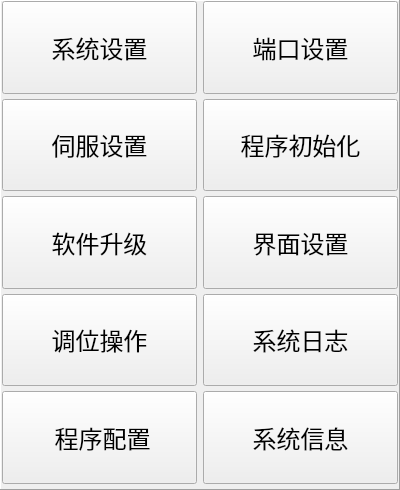
<?xml version="1.0" encoding="UTF-8"?>
<ui version="4.0">
 <class>Formmenu</class>
 <widget class="QWidget" name="Formmenu">
  <property name="geometry">
   <rect>
    <x>0</x>
    <y>0</y>
    <width>400</width>
    <height>490</height>
   </rect>
  </property>
  <property name="sizePolicy">
   <sizepolicy hsizetype="Fixed" vsizetype="Fixed">
    <horstretch>0</horstretch>
    <verstretch>0</verstretch>
   </sizepolicy>
  </property>
  <property name="minimumSize">
   <size>
    <width>400</width>
    <height>490</height>
   </size>
  </property>
  <property name="maximumSize">
   <size>
    <width>800</width>
    <height>490</height>
   </size>
  </property>
  <property name="font">
   <font>
    <family>微软雅黑</family>
    <pointsize>8</pointsize>
   </font>
  </property>
  <property name="windowTitle">
   <string notr="true">功能画面</string>
  </property>
  <layout class="QGridLayout" name="gridLayoutForm">
   <property name="margin">
    <number>0</number>
   </property>
   <property name="spacing">
    <number>0</number>
   </property>
   <item row="0" column="0">
    <widget class="QFrame" name="frameMenu">
     <property name="sizePolicy">
      <sizepolicy hsizetype="Expanding" vsizetype="Expanding">
       <horstretch>0</horstretch>
       <verstretch>0</verstretch>
      </sizepolicy>
     </property>
     <property name="maximumSize">
      <size>
       <width>16777215</width>
       <height>16777215</height>
      </size>
     </property>
     <property name="font">
      <font>
       <family>微软雅黑</family>
       <pointsize>8</pointsize>
      </font>
     </property>
     <property name="focusPolicy">
      <enum>Qt::NoFocus</enum>
     </property>
     <property name="styleSheet">
      <string notr="true">/* Set the toolbutton style */

QToolButton
{
/*	color: white;*/
	
	background-color: rgb(220, 220, 220);
}
QToolButton:!pressed
{

/*	border-image: url(:/img/widget/ServoBtnNormal.png) 12 12 12 12;*/
	border-top: 12px transparent;
	border-right: 12px transparent;
	border-bottom: 12px transparent;
	border-left: 12px transparent;
}


QToolButton:pressed
{
/*	border-image: url(:/img/widget/ServoBtnNormal.png) 12 12 12 12;*/
	border-top: 12px transparent;
	border-right: 12px transparent;
	border-bottom: 12px transparent;
	border-left: 12px transparent;
}
</string>
     </property>
     <property name="frameShape">
      <enum>QFrame::Panel</enum>
     </property>
     <property name="frameShadow">
      <enum>QFrame::Raised</enum>
     </property>
     <property name="IsMainArea" stdset="0">
      <bool>true</bool>
     </property>
     <layout class="QGridLayout" name="gridLayout">
      <property name="leftMargin">
       <number>0</number>
      </property>
      <property name="topMargin">
       <number>0</number>
      </property>
      <property name="rightMargin">
       <number>0</number>
      </property>
      <property name="bottomMargin">
       <number>5</number>
      </property>
      <property name="spacing">
       <number>5</number>
      </property>
      <item row="1" column="1">
       <widget class="QPushButton" name="toolButtonVarInit">
        <property name="sizePolicy">
         <sizepolicy hsizetype="Fixed" vsizetype="Expanding">
          <horstretch>0</horstretch>
          <verstretch>0</verstretch>
         </sizepolicy>
        </property>
        <property name="minimumSize">
         <size>
          <width>195</width>
          <height>0</height>
         </size>
        </property>
        <property name="maximumSize">
         <size>
          <width>195</width>
          <height>98</height>
         </size>
        </property>
        <property name="font">
         <font>
          <family>微软雅黑</family>
          <pointsize>18</pointsize>
          <weight>50</weight>
          <bold>false</bold>
         </font>
        </property>
        <property name="focusPolicy">
         <enum>Qt::NoFocus</enum>
        </property>
        <property name="styleSheet">
         <string notr="true"/>
        </property>
        <property name="text">
         <string>程序初始化</string>
        </property>
        <property name="icon">
         <iconset resource="../xPad.qrc">
          <normaloff>:/img/64X64/ElecGear.png</normaloff>:/img/64X64/ElecGear.png</iconset>
        </property>
        <property name="iconSize">
         <size>
          <width>64</width>
          <height>64</height>
         </size>
        </property>
       </widget>
      </item>
      <item row="2" column="1">
       <widget class="QPushButton" name="toolButtonUiSetup">
        <property name="sizePolicy">
         <sizepolicy hsizetype="Fixed" vsizetype="Expanding">
          <horstretch>0</horstretch>
          <verstretch>0</verstretch>
         </sizepolicy>
        </property>
        <property name="minimumSize">
         <size>
          <width>195</width>
          <height>0</height>
         </size>
        </property>
        <property name="maximumSize">
         <size>
          <width>195</width>
          <height>98</height>
         </size>
        </property>
        <property name="font">
         <font>
          <family>微软雅黑</family>
          <pointsize>18</pointsize>
          <weight>50</weight>
          <bold>false</bold>
         </font>
        </property>
        <property name="focusPolicy">
         <enum>Qt::NoFocus</enum>
        </property>
        <property name="text">
         <string>界面设置</string>
        </property>
        <property name="icon">
         <iconset resource="../xPad.qrc">
          <normaloff>:/img/64X64/UiSetup.png</normaloff>:/img/64X64/UiSetup.png</iconset>
        </property>
        <property name="iconSize">
         <size>
          <width>64</width>
          <height>64</height>
         </size>
        </property>
       </widget>
      </item>
      <item row="5" column="1">
       <widget class="QPushButton" name="toolButtonInformation">
        <property name="sizePolicy">
         <sizepolicy hsizetype="Fixed" vsizetype="Expanding">
          <horstretch>0</horstretch>
          <verstretch>0</verstretch>
         </sizepolicy>
        </property>
        <property name="minimumSize">
         <size>
          <width>195</width>
          <height>0</height>
         </size>
        </property>
        <property name="maximumSize">
         <size>
          <width>195</width>
          <height>98</height>
         </size>
        </property>
        <property name="font">
         <font>
          <family>微软雅黑</family>
          <pointsize>18</pointsize>
          <weight>50</weight>
          <bold>false</bold>
         </font>
        </property>
        <property name="focusPolicy">
         <enum>Qt::NoFocus</enum>
        </property>
        <property name="text">
         <string>系统信息</string>
        </property>
        <property name="icon">
         <iconset resource="../xPad.qrc">
          <normaloff>:/img/64X64/Information.png</normaloff>:/img/64X64/Information.png</iconset>
        </property>
        <property name="iconSize">
         <size>
          <width>64</width>
          <height>64</height>
         </size>
        </property>
       </widget>
      </item>
      <item row="3" column="1">
       <widget class="QPushButton" name="toolButtonSyslog">
        <property name="sizePolicy">
         <sizepolicy hsizetype="Fixed" vsizetype="Expanding">
          <horstretch>0</horstretch>
          <verstretch>0</verstretch>
         </sizepolicy>
        </property>
        <property name="minimumSize">
         <size>
          <width>195</width>
          <height>0</height>
         </size>
        </property>
        <property name="maximumSize">
         <size>
          <width>195</width>
          <height>98</height>
         </size>
        </property>
        <property name="font">
         <font>
          <family>微软雅黑</family>
          <pointsize>18</pointsize>
          <weight>50</weight>
          <bold>false</bold>
         </font>
        </property>
        <property name="text">
         <string>系统日志</string>
        </property>
        <property name="icon">
         <iconset resource="../xPad.qrc">
          <normaloff>:/img/64X64/LogViewer.png</normaloff>:/img/64X64/LogViewer.png</iconset>
        </property>
        <property name="iconSize">
         <size>
          <width>64</width>
          <height>64</height>
         </size>
        </property>
       </widget>
      </item>
      <item row="0" column="1">
       <widget class="QPushButton" name="toolButtonIO">
        <property name="sizePolicy">
         <sizepolicy hsizetype="Fixed" vsizetype="Expanding">
          <horstretch>0</horstretch>
          <verstretch>0</verstretch>
         </sizepolicy>
        </property>
        <property name="minimumSize">
         <size>
          <width>195</width>
          <height>0</height>
         </size>
        </property>
        <property name="maximumSize">
         <size>
          <width>195</width>
          <height>98</height>
         </size>
        </property>
        <property name="font">
         <font>
          <family>微软雅黑</family>
          <pointsize>18</pointsize>
          <weight>50</weight>
          <italic>false</italic>
          <bold>false</bold>
         </font>
        </property>
        <property name="focusPolicy">
         <enum>Qt::NoFocus</enum>
        </property>
        <property name="text">
         <string>端口设置</string>
        </property>
        <property name="icon">
         <iconset resource="../xPad.qrc">
          <normaloff>:/img/64X64/IOPort.png</normaloff>:/img/64X64/IOPort.png</iconset>
        </property>
        <property name="iconSize">
         <size>
          <width>64</width>
          <height>64</height>
         </size>
        </property>
       </widget>
      </item>
      <item row="0" column="0">
       <widget class="QPushButton" name="toolButtonSystem">
        <property name="sizePolicy">
         <sizepolicy hsizetype="Fixed" vsizetype="Expanding">
          <horstretch>0</horstretch>
          <verstretch>0</verstretch>
         </sizepolicy>
        </property>
        <property name="minimumSize">
         <size>
          <width>195</width>
          <height>0</height>
         </size>
        </property>
        <property name="maximumSize">
         <size>
          <width>195</width>
          <height>98</height>
         </size>
        </property>
        <property name="font">
         <font>
          <family>微软雅黑</family>
          <pointsize>18</pointsize>
          <weight>50</weight>
          <bold>false</bold>
         </font>
        </property>
        <property name="focusPolicy">
         <enum>Qt::NoFocus</enum>
        </property>
        <property name="layoutDirection">
         <enum>Qt::LeftToRight</enum>
        </property>
        <property name="styleSheet">
         <string notr="true"/>
        </property>
        <property name="text">
         <string>系统设置</string>
        </property>
        <property name="icon">
         <iconset resource="../xPad.qrc">
          <normaloff>:/img/64X64/System.png</normaloff>:/img/64X64/System.png</iconset>
        </property>
        <property name="iconSize">
         <size>
          <width>64</width>
          <height>64</height>
         </size>
        </property>
       </widget>
      </item>
      <item row="1" column="0">
       <widget class="QPushButton" name="toolButtonServo">
        <property name="sizePolicy">
         <sizepolicy hsizetype="Fixed" vsizetype="Expanding">
          <horstretch>0</horstretch>
          <verstretch>0</verstretch>
         </sizepolicy>
        </property>
        <property name="minimumSize">
         <size>
          <width>195</width>
          <height>0</height>
         </size>
        </property>
        <property name="maximumSize">
         <size>
          <width>195</width>
          <height>98</height>
         </size>
        </property>
        <property name="font">
         <font>
          <family>微软雅黑</family>
          <pointsize>18</pointsize>
          <weight>50</weight>
          <bold>false</bold>
         </font>
        </property>
        <property name="focusPolicy">
         <enum>Qt::NoFocus</enum>
        </property>
        <property name="text">
         <string>伺服设置</string>
        </property>
        <property name="icon">
         <iconset resource="../xPad.qrc">
          <normaloff>:/img/64X64/Servo.png</normaloff>:/img/64X64/Servo.png</iconset>
        </property>
        <property name="iconSize">
         <size>
          <width>64</width>
          <height>64</height>
         </size>
        </property>
       </widget>
      </item>
      <item row="2" column="0">
       <widget class="QPushButton" name="toolButtonManufactory">
        <property name="sizePolicy">
         <sizepolicy hsizetype="Fixed" vsizetype="Expanding">
          <horstretch>0</horstretch>
          <verstretch>0</verstretch>
         </sizepolicy>
        </property>
        <property name="minimumSize">
         <size>
          <width>195</width>
          <height>0</height>
         </size>
        </property>
        <property name="maximumSize">
         <size>
          <width>195</width>
          <height>98</height>
         </size>
        </property>
        <property name="font">
         <font>
          <family>微软雅黑</family>
          <pointsize>18</pointsize>
          <weight>50</weight>
          <bold>false</bold>
         </font>
        </property>
        <property name="focusPolicy">
         <enum>Qt::NoFocus</enum>
        </property>
        <property name="text">
         <string>软件升级</string>
        </property>
        <property name="icon">
         <iconset resource="../xPad.qrc">
          <normaloff>:/img/64X64/SoftwareUpdate.png</normaloff>:/img/64X64/SoftwareUpdate.png</iconset>
        </property>
        <property name="iconSize">
         <size>
          <width>64</width>
          <height>64</height>
         </size>
        </property>
       </widget>
      </item>
      <item row="5" column="0">
       <widget class="QPushButton" name="toolButtonOption">
        <property name="sizePolicy">
         <sizepolicy hsizetype="Fixed" vsizetype="Expanding">
          <horstretch>0</horstretch>
          <verstretch>0</verstretch>
         </sizepolicy>
        </property>
        <property name="minimumSize">
         <size>
          <width>195</width>
          <height>0</height>
         </size>
        </property>
        <property name="maximumSize">
         <size>
          <width>195</width>
          <height>98</height>
         </size>
        </property>
        <property name="font">
         <font>
          <family>微软雅黑</family>
          <pointsize>18</pointsize>
          <weight>50</weight>
          <bold>false</bold>
         </font>
        </property>
        <property name="focusPolicy">
         <enum>Qt::NoFocus</enum>
        </property>
        <property name="text">
         <string> 程序配置</string>
        </property>
        <property name="icon">
         <iconset resource="../xPad.qrc">
          <normaloff>:/img/64X64/Option.png</normaloff>:/img/64X64/Option.png</iconset>
        </property>
        <property name="iconSize">
         <size>
          <width>64</width>
          <height>64</height>
         </size>
        </property>
       </widget>
      </item>
      <item row="3" column="0">
       <widget class="QPushButton" name="toolButtonAdj">
        <property name="sizePolicy">
         <sizepolicy hsizetype="Fixed" vsizetype="Expanding">
          <horstretch>0</horstretch>
          <verstretch>0</verstretch>
         </sizepolicy>
        </property>
        <property name="minimumSize">
         <size>
          <width>195</width>
          <height>0</height>
         </size>
        </property>
        <property name="maximumSize">
         <size>
          <width>195</width>
          <height>98</height>
         </size>
        </property>
        <property name="font">
         <font>
          <family>微软雅黑</family>
          <pointsize>18</pointsize>
          <weight>50</weight>
          <bold>false</bold>
         </font>
        </property>
        <property name="focusPolicy">
         <enum>Qt::NoFocus</enum>
        </property>
        <property name="text">
         <string>调位操作</string>
        </property>
        <property name="icon">
         <iconset resource="../xPad.qrc">
          <normaloff>:/img/64X64/Adjustment.png</normaloff>:/img/64X64/Adjustment.png</iconset>
        </property>
        <property name="iconSize">
         <size>
          <width>64</width>
          <height>64</height>
         </size>
        </property>
       </widget>
      </item>
     </layout>
    </widget>
   </item>
  </layout>
 </widget>
 <resources>
  <include location="../xPad.qrc"/>
 </resources>
 <connections>
  <connection>
   <sender>toolButtonVarInit</sender>
   <signal>clicked()</signal>
   <receiver>Formmenu</receiver>
   <slot>BtnVarInit()</slot>
   <hints>
    <hint type="sourcelabel">
     <x>600</x>
     <y>103</y>
    </hint>
    <hint type="destinationlabel">
     <x>402</x>
     <y>490</y>
    </hint>
   </hints>
  </connection>
  <connection>
   <sender>toolButtonUiSetup</sender>
   <signal>clicked()</signal>
   <receiver>Formmenu</receiver>
   <slot>BtnUiSetup()</slot>
   <hints>
    <hint type="sourcelabel">
     <x>600</x>
     <y>296</y>
    </hint>
    <hint type="destinationlabel">
     <x>402</x>
     <y>490</y>
    </hint>
   </hints>
  </connection>
  <connection>
   <sender>toolButtonSyslog</sender>
   <signal>clicked()</signal>
   <receiver>Formmenu</receiver>
   <slot>BtnSystemLog()</slot>
   <hints>
    <hint type="sourcelabel">
     <x>600</x>
     <y>490</y>
    </hint>
    <hint type="destinationlabel">
     <x>402</x>
     <y>490</y>
    </hint>
   </hints>
  </connection>
  <connection>
   <sender>toolButtonInformation</sender>
   <signal>clicked()</signal>
   <receiver>Formmenu</receiver>
   <slot>BtnInformation()</slot>
   <hints>
    <hint type="sourcelabel">
     <x>600</x>
     <y>683</y>
    </hint>
    <hint type="destinationlabel">
     <x>402</x>
     <y>490</y>
    </hint>
   </hints>
  </connection>
  <connection>
   <sender>toolButtonSystem</sender>
   <signal>clicked()</signal>
   <receiver>Formmenu</receiver>
   <slot>BtnSystemClick()</slot>
   <hints>
    <hint type="sourcelabel">
     <x>204</x>
     <y>103</y>
    </hint>
    <hint type="destinationlabel">
     <x>402</x>
     <y>490</y>
    </hint>
   </hints>
  </connection>
  <connection>
   <sender>toolButtonServo</sender>
   <signal>clicked()</signal>
   <receiver>Formmenu</receiver>
   <slot>BtnServoClick()</slot>
   <hints>
    <hint type="sourcelabel">
     <x>204</x>
     <y>296</y>
    </hint>
    <hint type="destinationlabel">
     <x>402</x>
     <y>490</y>
    </hint>
   </hints>
  </connection>
  <connection>
   <sender>toolButtonManufactory</sender>
   <signal>clicked()</signal>
   <receiver>Formmenu</receiver>
   <slot>BtnManufacturer()</slot>
   <hints>
    <hint type="sourcelabel">
     <x>204</x>
     <y>490</y>
    </hint>
    <hint type="destinationlabel">
     <x>402</x>
     <y>490</y>
    </hint>
   </hints>
  </connection>
  <connection>
   <sender>toolButtonAdj</sender>
   <signal>clicked()</signal>
   <receiver>Formmenu</receiver>
   <slot>BtnAdjustClick()</slot>
   <hints>
    <hint type="sourcelabel">
     <x>204</x>
     <y>683</y>
    </hint>
    <hint type="destinationlabel">
     <x>402</x>
     <y>490</y>
    </hint>
   </hints>
  </connection>
  <connection>
   <sender>toolButtonOption</sender>
   <signal>clicked()</signal>
   <receiver>Formmenu</receiver>
   <slot>BtnOption()</slot>
   <hints>
    <hint type="sourcelabel">
     <x>204</x>
     <y>877</y>
    </hint>
    <hint type="destinationlabel">
     <x>402</x>
     <y>490</y>
    </hint>
   </hints>
  </connection>
  <connection>
   <sender>toolButtonIO</sender>
   <signal>clicked()</signal>
   <receiver>Formmenu</receiver>
   <slot>BtnIOSetup()</slot>
   <hints>
    <hint type="sourcelabel">
     <x>598</x>
     <y>96</y>
    </hint>
    <hint type="destinationlabel">
     <x>399</x>
     <y>490</y>
    </hint>
   </hints>
  </connection>
 </connections>
 <slots>
  <slot>BtnServoClick()</slot>
  <slot>BtnSystemClick()</slot>
  <slot>BtnAdjustClick()</slot>
  <slot>BtnUiSetup()</slot>
  <slot>BtnInformation()</slot>
  <slot>BtnManufacturer()</slot>
  <slot>BtnSystemLog()</slot>
  <slot>BtnOption()</slot>
  <slot>BtnVarInit()</slot>
  <slot>BtnIOSetup()</slot>
 </slots>
</ui>
